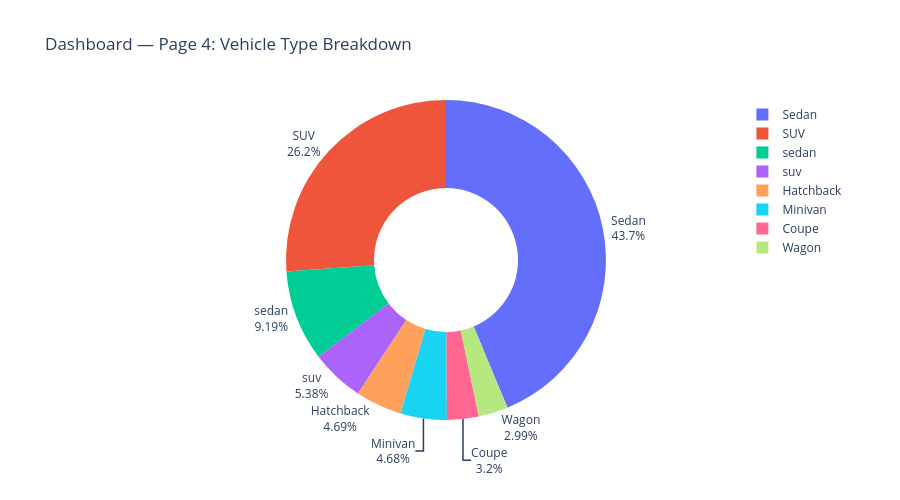

Source (notebook cell):
### Code cell
body_counts = df['body'].value_counts().head(8)

fig = px.pie(
    values=body_counts.values,
    names=body_counts.index,
    title='Dashboard — Page 4: Vehicle Type Breakdown',
    hole=0.45,
    height=500
)
fig.update_traces(textposition='outside', textinfo='percent+label')
fig.write_html('../outputs/page4_vehicle_donut.html')
fig.show()

### Figure 1 — Plotly figure (JSON) as saved in the notebook; plotly's stock layout.template omitted (floating-point values rounded to 4 significant figures)
{"data": [{"domain": {"x": [0, 1], "y": [0, 1]}, "hole": 0.45, "hovertemplate": "label=%{label}<br>value=%{value}<extra></extra>", "labels": ["Sedan", "SUV", "sedan", "suv", "Hatchback", "Minivan", "Coupe", "Wagon"], "legendgroup": "", "name": "", "showlegend": true, "textinfo": "percent+label", "textposition": "outside", "type": "pie", "values": [199429, 119292, 41903, 24552, 21380, 21363, 14602, 13629]}], "layout": {"height": 500, "legend": {"tracegroupgap": 0}, "title": {"text": "Dashboard — Page 4: Vehicle Type Breakdown"}}}
